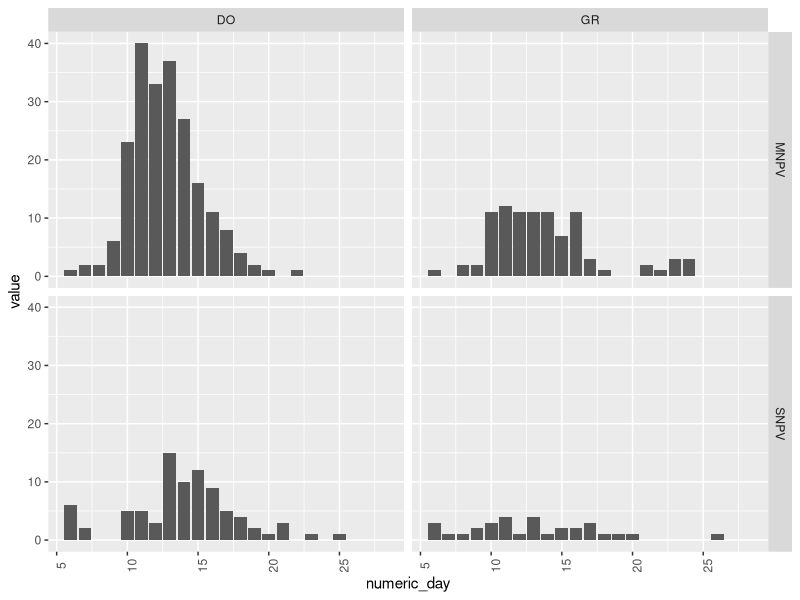
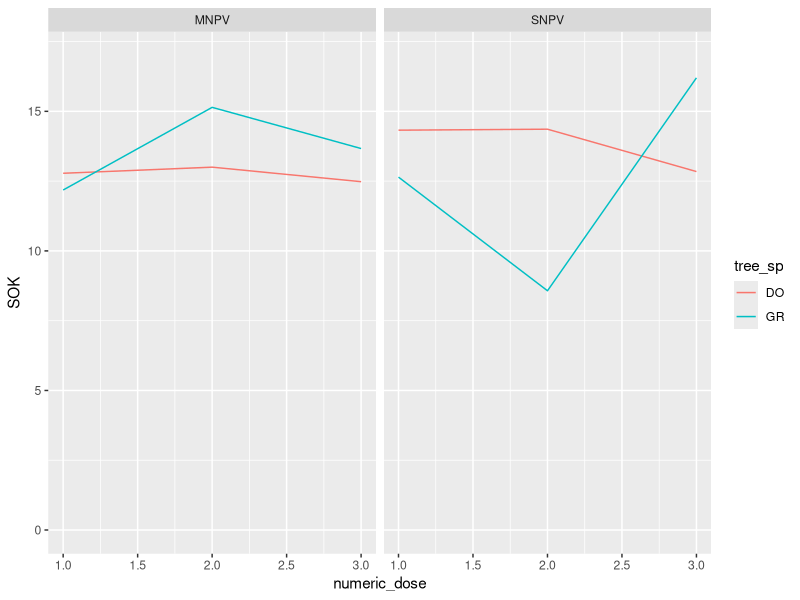
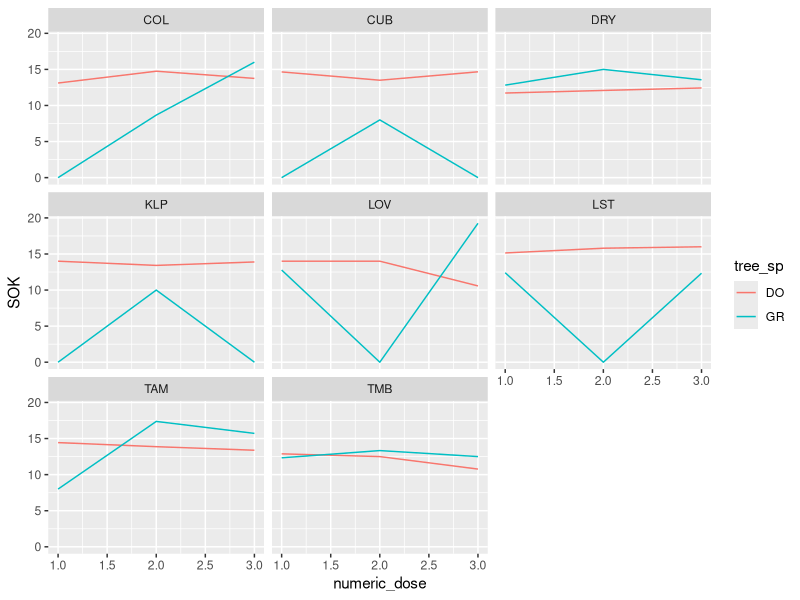
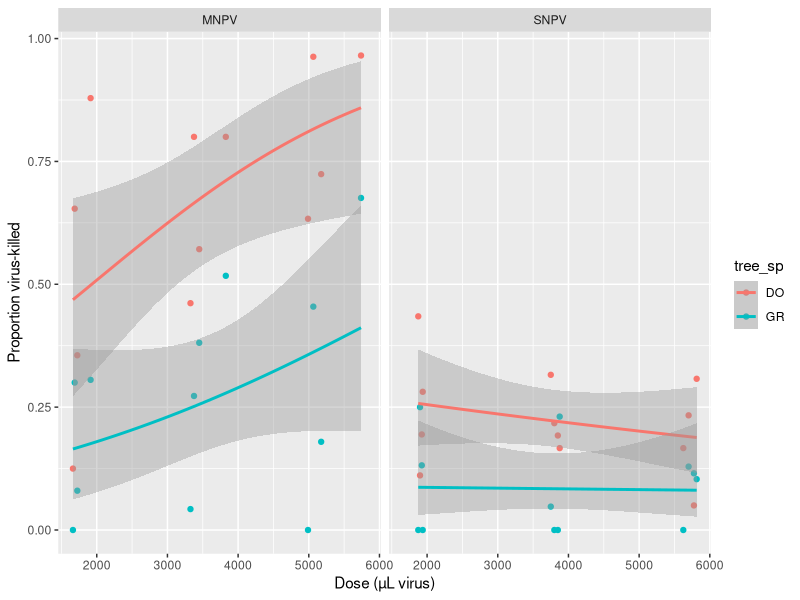
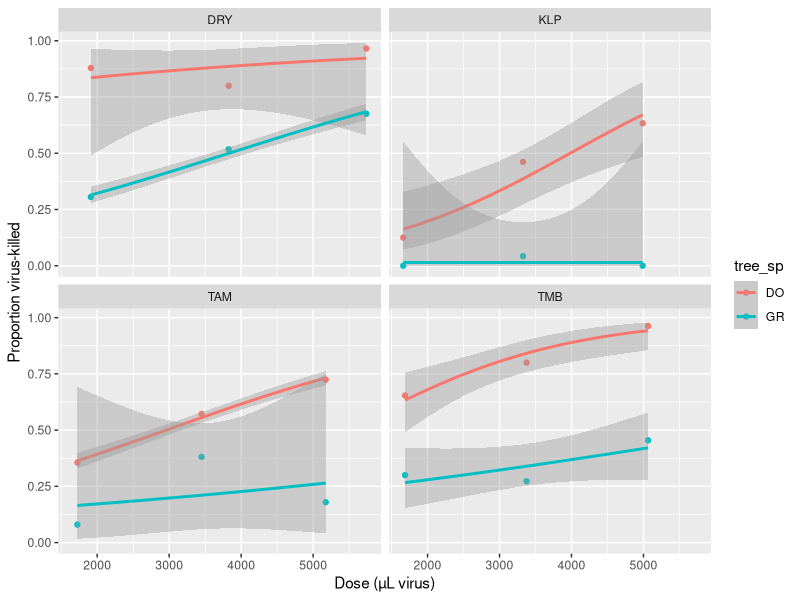

Source code (R) for these figures, in order: (Note: this script raises an error after producing the figures.)
library(tidyverse)
setwd("~/Desktop/school/dwyer_research/SOK")
SOK_data <- read.csv(file="SOK_reordered.csv",header=TRUE,sep=",")

dose_var <- SOK_data$ob_count


##cumulating death curves

cumulate_cols <- function(arr) {
  for (i in 2:ncol(arr)) {
    arr[,i] <- arr[,i] + arr[,i-1]
  }
  return(arr)
}

cumulated_SOK <- SOK_data
cumulated_SOK[,9:31] <- cumulate_cols(SOK_data[,9:31])



## SOK histograms

days <- colnames(SOK_data)[9:31]

day_num <- function(str) {
  return(substring(str,5,) %>% strtoi())
}

tidy <- SOK_data %>%
  pivot_longer(days, names_to="day")

tidy <- tidy %>% cbind(numeric_day = unlist(lapply(tidy$day, day_num)))

tidy %>% ggplot() +
  aes(x=numeric_day, y=value) + geom_col() +
  theme(axis.text.x = element_text(angle = 90)) +
  facet_grid(capsid~tree_sp)




##average SOK

weighted_SOK <- SOK_data
for (i in 9:31) {
  weighted_SOK[i] <- (i - 3) * SOK_data[i]
}

weighted_SOK$weighted_sums <- rowSums(weighted_SOK[9:31])
grouped_SOK <- weighted_SOK %>%
  group_by(capsid,tree_sp,numeric_dose) %>%
  summarise(SOK=sum(weighted_sums)/sum(total_virus))

ggplot(data = grouped_SOK) + facet_wrap(~capsid) +
  aes(x=numeric_dose,y=SOK, color=tree_sp) + geom_line() + ylim(c(0,17))

ggplot(data = SOK_data) + facet_wrap(~strain,nrow=3) +
  aes(x=numeric_dose,y=SOK, color=tree_sp) + geom_line()



## glms for all data



null <- glm(dose_response ~ 1,
            family = "binomial", data = SOK_data, weights=total_n)

summary(glm(dose_response ~ dose_var, 
            family = "binomial", data = SOK_data, weights=total_n))$aic
summary(glm(dose_response ~ capsid,
            family = "binomial", data = SOK_data, weights=total_n))$aic
summary(glm(dose_response ~ tree_sp,
            family = "binomial", data = SOK_data, weights=total_n))$aic

summary(glm(dose_response ~ dose_var + capsid, 
            family = "binomial", data = SOK_data, weights=total_n))$aic
summary(glm(dose_response ~ dose_var + tree_sp,
            family = "binomial", data = SOK_data, weights=total_n))$aic
summary(glm(dose_response ~ capsid + tree_sp,
            family = "binomial", data = SOK_data, weights=total_n))$aic

summary(glm(dose_response ~ dose_var + capsid + tree_sp,
            family = "binomial", data = SOK_data, weights=total_n))$aic

best_model <- glm(dose_response ~ dose_var * capsid + tree_sp * capsid,
            family = "binomial", data = SOK_data, weights=total_n)

summary(glm(dose_response ~ dose_var * capsid + dose_var * tree_sp,
            family = "binomial", data = SOK_data, weights=total_n))$aic
summary(glm(dose_response ~ tree_sp * capsid + dose_var * tree_sp,
            family = "binomial", data = SOK_data, weights=total_n))$aic
summary(glm(dose_response ~ dose_var * capsid + tree_sp * capsid + dose_var * tree_sp,
            family = "binomial", data = SOK_data, weights=total_n))$aic

summary(glm(dose_response ~ dose_var * capsid * tree_sp,
            family = "binomial", data = SOK_data, weights=total_n))$aic


ggplot(data = SOK_data) + facet_wrap(~capsid) +
  aes(x=dose_var,y=dose_response, color=tree_sp) +
  geom_point() +
  geom_smooth(method="glm",method.args=c(family="quasibinomial")) +
  xlab("Dose (µL virus)") +
  ylab("Proportion virus-killed")


## glms for just MNPV

SNPVs <- filter(SOK_data, capsid == "SNPV")
MNPVs <- filter(SOK_data, capsid == "MNPV")

summary(glm(dose_response ~ 1,
            family = "binomial", data = MNPVs, weights=total_n))$aic

summary(glm(dose_response ~ ob_count, 
            family = "binomial", data = MNPVs, weights=total_n))$aic
summary(glm(dose_response ~ strain,
            family = "binomial", data = MNPVs, weights=total_n))$aic
summary(glm(dose_response ~ tree_sp,
            family = "binomial", data = MNPVs, weights=total_n))$aic

summary(glm(dose_response ~ ob_count + strain, 
            family = "binomial", data = MNPVs, weights=total_n))#$aic
summary(glm(dose_response ~ ob_count + tree_sp,
            family = "binomial", data = MNPVs, weights=total_n))#$aic
summary(glm(dose_response ~ strain + tree_sp,
            family = "binomial", data = MNPVs, weights=total_n))#$aic

summary(glm(dose_response ~ ob_count + strain + tree_sp,
            family = "binomial", data = MNPVs, weights=total_n))#$aic

ggplot(data = MNPVs) + facet_wrap(~strain) +
  aes(x=ob_count,y=dose_response, color=tree_sp) +
  geom_point() +
  geom_smooth(method="glm",method.args=c(family="quasibinomial")) +
  xlab("Dose (µL virus)") +
  ylab("Proportion virus-killed")




## more graph

#summary of tranmission rates
ggplot(data = SOK_data_w_control) + facet_wrap(~strain,nrow=3) +
  aes(x=ob_count,y=dose_response, color=tree_sp) + geom_line()




